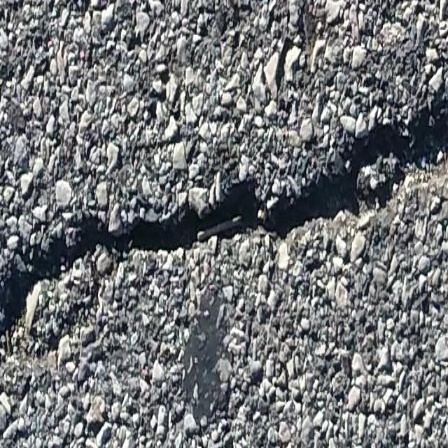
#> input picture crack_dataset/images/horizontal_1.jpg, 448 x 448 px, found by its file name; its folder holds only this picture in this run
$ python automate_waypoints.py
#> lines starting #> are read from the running program, lines starting #| are printed output that depends on the picture
from skimage.morphology import skeletonize
from statistics import mean
from PIL import Image
import matplotlib.pyplot as plt
import numpy as np
import math
import os

class automate:
    # [74 lines left out: functions __init__, generate_waypoints, show_plot, create_dict, not called in this run]

        # [4 lines of commented-out code are left out]

def edit_image(path):
    size = 512
    img_list = os.listdir(path)
    for i in range(len(img_list)):
        image_path = f'{path}/{img_list[i]}'
        name = img_list[i]
        #read the image
        im = Image.open(image_path)
#> im is the input picture: PIL image 448x448 RGB; mean R, G, B 114.7, 117.3, 119.4
        orientation = img_list[i].split("_")[0]
        # if orientation == "vertical":
        im = im.transpose(Image.FLIP_TOP_BOTTOM)
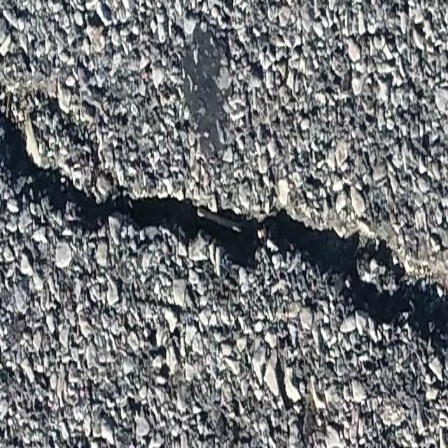
#> im: PIL image 448x448 RGB; mean R, G, B 114.7, 117.3, 119.4
        if orientation == "horizontal":
            im = im.transpose(Image.FLIP_LEFT_RIGHT)
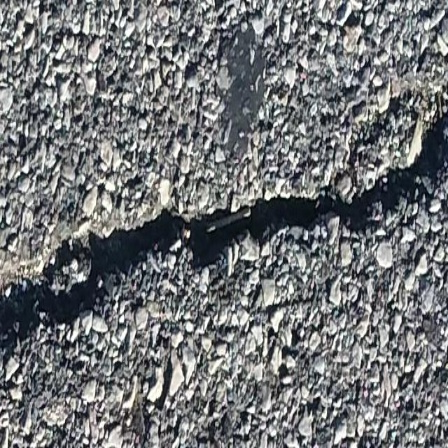
#> im: PIL image 448x448 RGB; mean R, G, B 114.7, 117.3, 119.4
        im = im.resize((size, size))
#> im: PIL image 512x512 RGB

        im.save(f'C:/Users/Administrator/Documents/GitHub/myCobot/crack_images/resize/{name}')


if __name__=="__main__":
        path = "C:/Users/Administrator/Documents/GitHub/myCobot/crack_images/images/"
        edit_image(path)
        # [4 lines of commented-out code are left out]

$ run again, on crack_dataset/images/horizontal_4.jpg
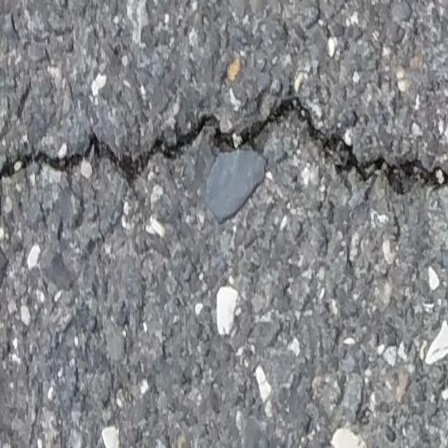
#> input picture crack_dataset/images/horizontal_4.jpg, 448 x 448 px, found by its file name
#> in edit_image, im is the input picture: PIL image 448x448 RGB; mean R, G, B 132.2, 133.5, 136.6
#> in edit_image, `im = im.transpose(Image.FLIP_TOP_BOTTOM)`:
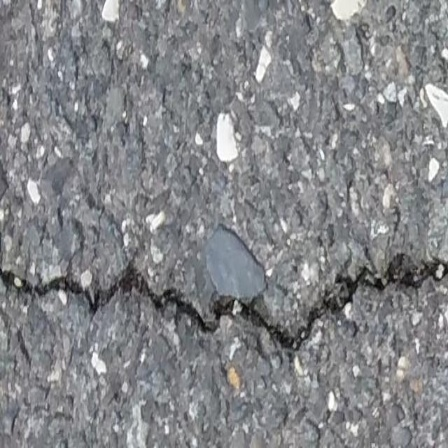
#> im: PIL image 448x448 RGB; mean R, G, B 132.2, 133.5, 136.6
#> in edit_image, `im = im.transpose(Image.FLIP_LEFT_RIGHT)`:
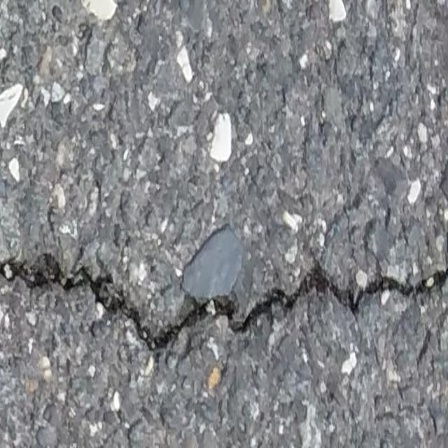
#> im: PIL image 448x448 RGB; mean R, G, B 132.2, 133.5, 136.6

$ run again, on crack_dataset/images/horizontal_5.jpg
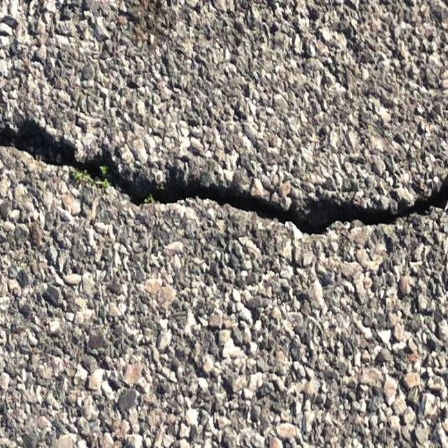
#> input picture crack_dataset/images/horizontal_5.jpg, 448 x 448 px, found by its file name
#> in edit_image, im is the input picture: PIL image 448x448 RGB; mean R, G, B 143.6, 136.4, 129.9
#> in edit_image, `im = im.transpose(Image.FLIP_TOP_BOTTOM)`:
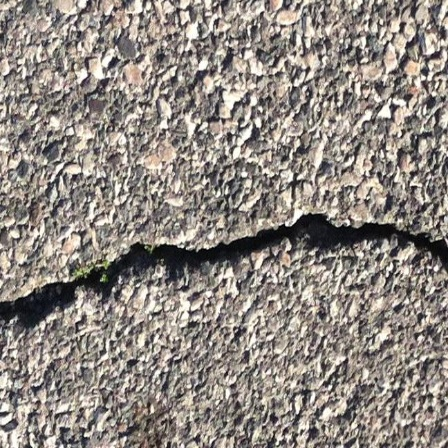
#> im: PIL image 448x448 RGB; mean R, G, B 143.6, 136.4, 129.9
#> in edit_image, `im = im.transpose(Image.FLIP_LEFT_RIGHT)`:
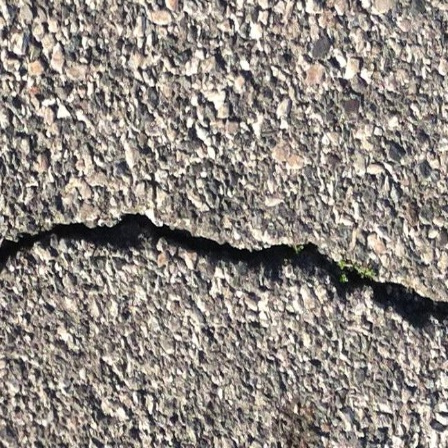
#> im: PIL image 448x448 RGB; mean R, G, B 143.6, 136.4, 129.9

$ run again, on crack_dataset/images/horizontal_6.jpg
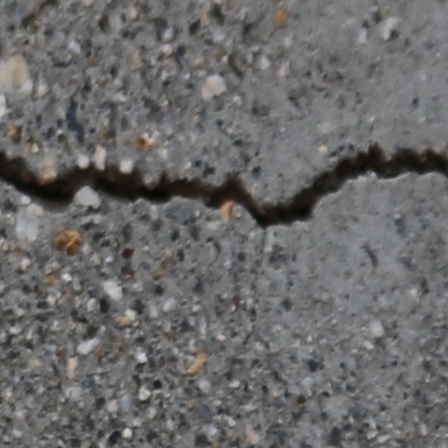
#> input picture crack_dataset/images/horizontal_6.jpg, 448 x 448 px, found by its file name
#> in edit_image, im is the input picture: PIL image 448x448 RGB; mean R, G, B 105.6, 105.1, 104.8
#> in edit_image, `im = im.transpose(Image.FLIP_TOP_BOTTOM)`:
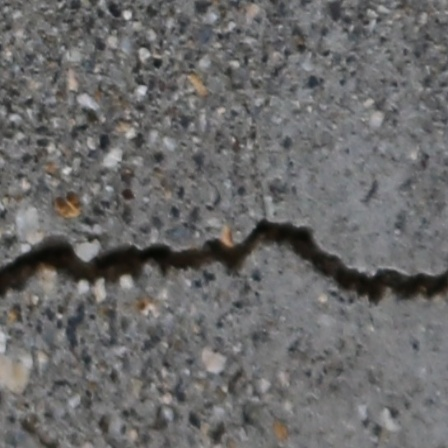
#> im: PIL image 448x448 RGB; mean R, G, B 105.6, 105.1, 104.8
#> in edit_image, `im = im.transpose(Image.FLIP_LEFT_RIGHT)`:
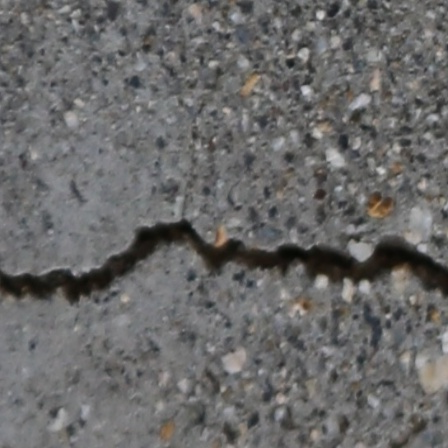
#> im: PIL image 448x448 RGB; mean R, G, B 105.6, 105.1, 104.8

$ run again, on crack_dataset/images/horizontal_10.jpg
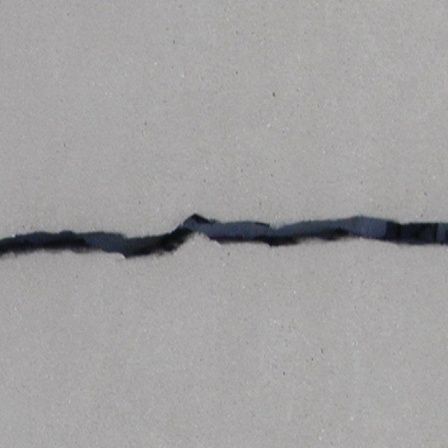
#> input picture crack_dataset/images/horizontal_10.jpg, 448 x 448 px, found by its file name
#> in edit_image, im is the input picture: PIL image 448x448 RGB; mean R, G, B 161.1, 160, 160.5
#> in edit_image, `im = im.transpose(Image.FLIP_TOP_BOTTOM)`:
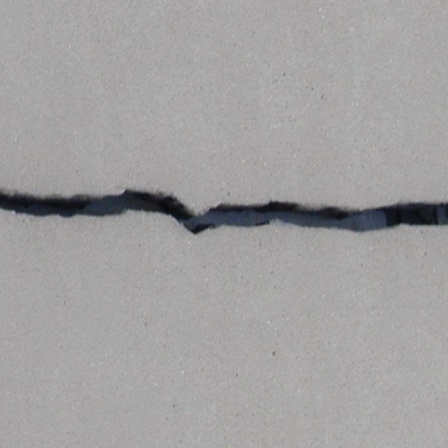
#> im: PIL image 448x448 RGB; mean R, G, B 161.1, 160, 160.5
#> in edit_image, `im = im.transpose(Image.FLIP_LEFT_RIGHT)`:
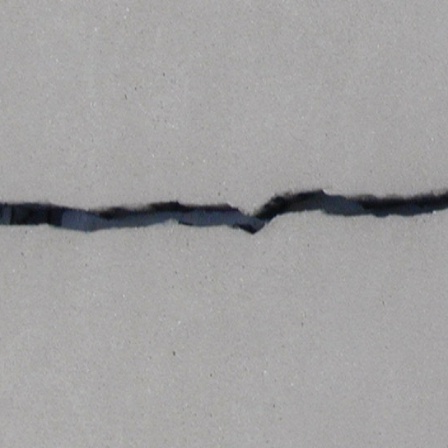
#> im: PIL image 448x448 RGB; mean R, G, B 161.1, 160, 160.5
